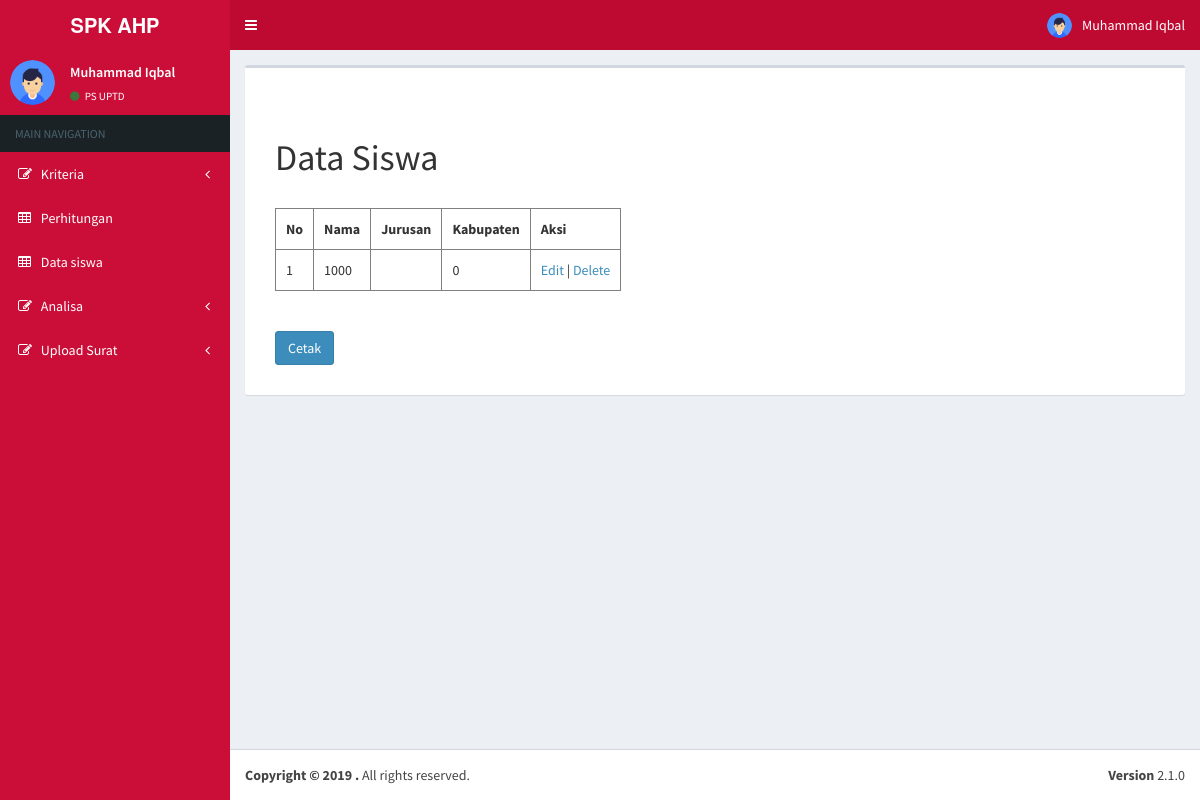
The page /dashboard_ps_uptd.php?page=view_ps_uptd/data_siswa (signed in) on the database as committed earlier.
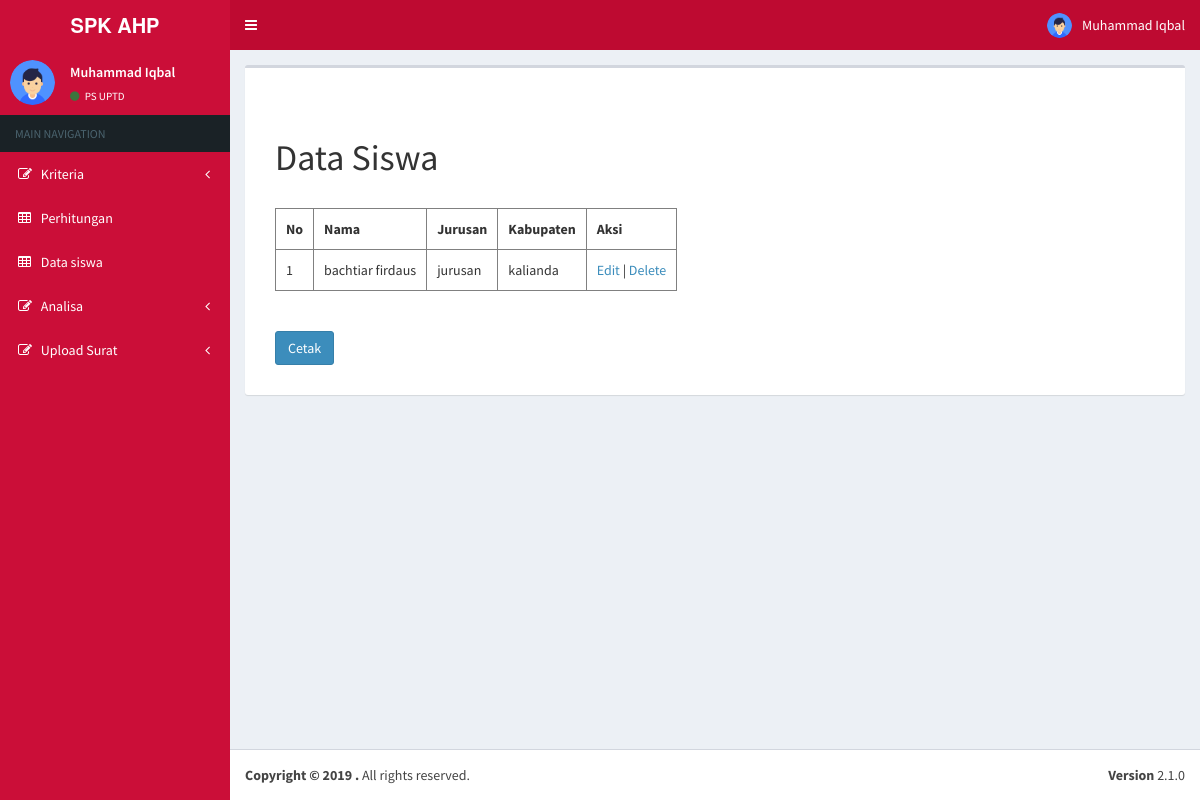
The same page on the database as committed later.
### tables this page shows
CREATE TABLE IF NOT EXISTS `tbl_cs` (
`id` int(11) NOT NULL,
  `nama` varchar(500) NOT NULL,
  `jk` varchar(500) NOT NULL,
  `ttl` varchar(500) NOT NULL,
  `agama` varchar(500) NOT NULL,
  `suku` varchar(500) NOT NULL,
  `bahasa` varchar(500) NOT NULL,
  `ald` varchar(500) NOT NULL,
  `alk` varchar(500) NOT NULL,
  `alko` varchar(500) NOT NULL,
  `ltlsk` varchar(500) NOT NULL,
  `pt` varchar(500) NOT NULL,
  `atls` varchar(500) NOT NULL,
  `km` varchar(500) NOT NULL,
  `mn` varchar(500) NOT NULL,
  `pb` varchar(500) NOT NULL,
  `bpbd` varchar(500) NOT NULL,
  `gp` varchar(500) NOT NULL,
  `nokk` varchar(500) NOT NULL,
  `nik` varchar(500) NOT NULL,
  `jurusan` varchar(500) NOT NULL,
  `asrama` varchar(500) NOT NULL,
  `lk` varchar(500) NOT NULL,
  `lm` varchar(500) NOT NULL,
  `ls` varchar(500) NOT NULL,
  `con` int(10) NOT NULL
);

### view_ps_uptd/data_siswa.php (the view, shortened to what this page needs)
<?php
include_once("\insert\config.php");
$result = mysqli_query($mysqli, "SELECT * FROM tbl_cs ORDER BY id DESC");
?>
<div class="containeredit">
<h1>Data Siswa</h1><br>
<table border="1">
	<tr>
		<th>No</th>
		<th>Nama</th>
		<th>Jurusan</th>
		<th>Kabupaten</th>
		<th>Aksi</th>
	</tr>
    <?php
    $no = "1";
    while($user_data = mysqli_fetch_array($result)) {
        echo "<tr>";
        echo "<td>".$no++."</td>";
        echo "<td>".$user_data['nama']."</td>";
        echo "<td>".$user_data['jurusan']."</td>";
        echo "<td>".$user_data['alko']."</td>";
        echo "<td><a href='/program_april/view_ps_uptd/edit_ds.php?id=$user_data[id]'>Edit</a> | <a href='/program_april/view_ps_uptd/delete_ds.php?id=$user_data[id]'>Delete</a></td></tr>";
    }
    ?>
</table><br><br>
<a href="view_ps_uptd\cetak_ds.php" class="btn btn-primary">Cetak</a>
</div>

Rows that differ between the two databases and show on the page:
removed tbl_cs: nama "1000", alko "0"
added tbl_cs: nama "bachtiar firdaus", jurusan "jurusan", alko "kalianda"
